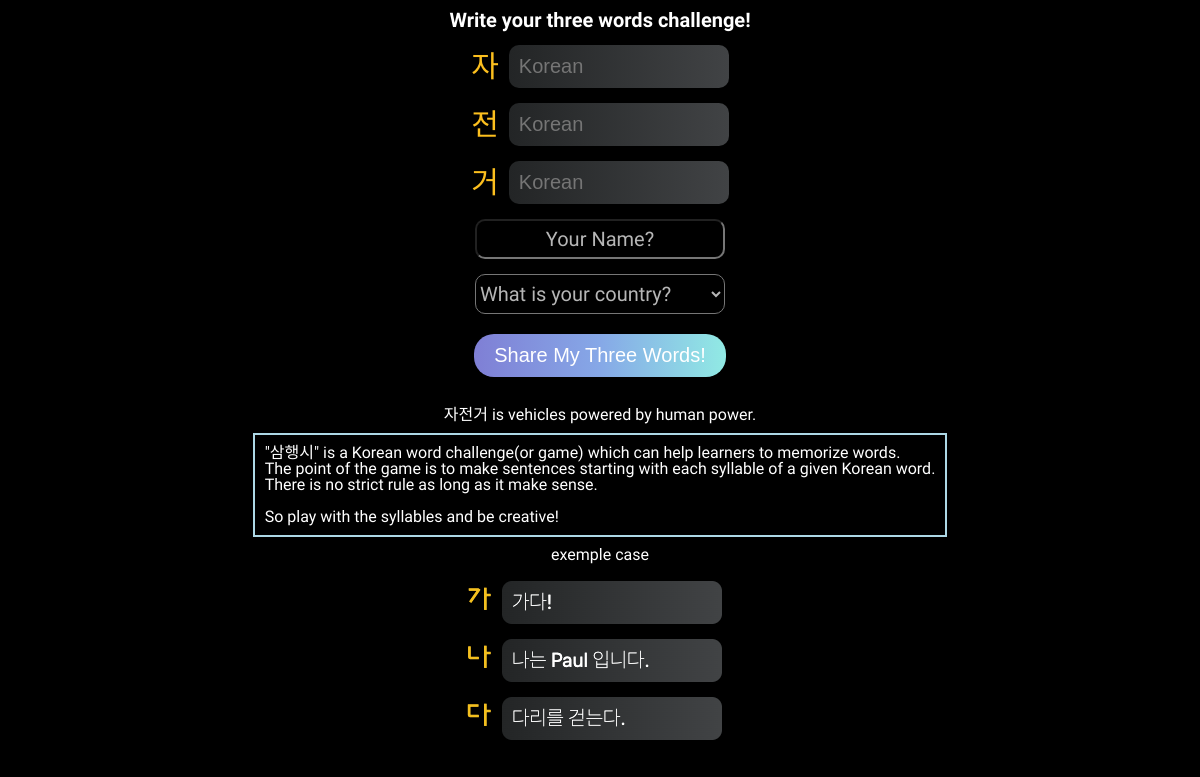
/gocreate, run on an earlier commit of the app's database.
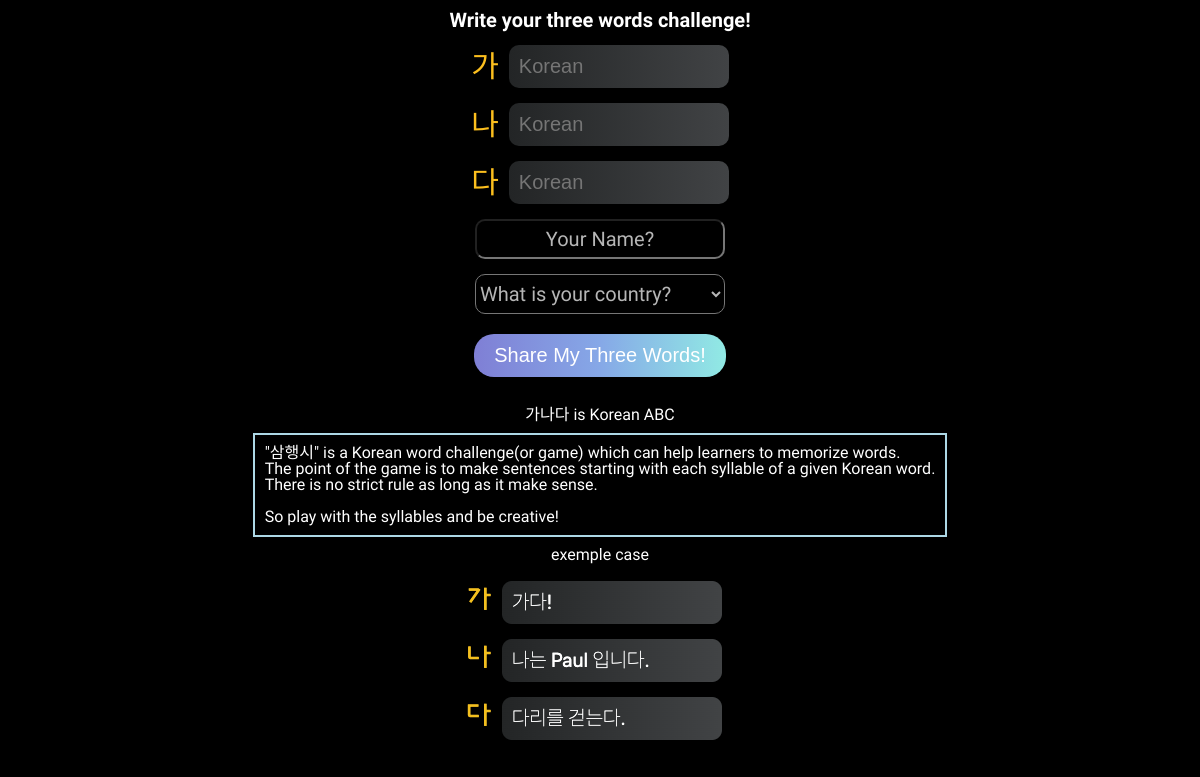
And on a later commit of the database.
### main/models.py (models this page shows, shortened)
class Keyword(models.Model):
    objects = models.Manager()
    name = models.CharField(max_length=50)
    translation = models.CharField(max_length=50)
    pronunciation = models.CharField(max_length=50)
    explanation = models.CharField(max_length=100)
    sum_of_like = models.IntegerField(default=0)
    is_show = models.BooleanField(verbose_name="다른 제시어 표시 변수, 건드리지 말자", null=False, default=False)
    today = models.BooleanField(verbose_name="오늘만 보이게 하려면 체크", null=False, default=False)
    release_date = models.DateTimeField()
    first_nation = models.ForeignKey(Nation, on_delete=models.CASCADE, related_name="첫번째")
    second_nation = models.ForeignKey(Nation, on_delete=models.CASCADE, related_name="두번째")
    third_nation = models.ForeignKey(Nation, on_delete=models.CASCADE, related_name="세번째")

### main/views.py (the view)
# urls.py: path('gocreate', views.go_create, name="go_create"),
def go_create(request):
    today_keyword = Keyword.objects.get(is_show=True)
    first = today_keyword.name[0]
    second = today_keyword.name[1]
    third = today_keyword.name[2]
    exp = today_keyword.explanation
    nation = Nation.objects.all()
    test = []
    for elem in nation:
        test.append(elem.name)
    test.sort()
    context = {
        'keyword' : today_keyword.name,
        'first' : first,
        'second' : second,
        'third' : third,
        'exp' : exp,
        'nation' : nation,
        'test': test
    }
    return render(request, 'write.html', context)

### main/templates/write.html (shortened to what this page needs)
{% load static %}
<!DOCTYPE html>
<html lang="en">
  <head>
    <link rel="stylesheet" href="{% static 'style.css' %}" />
    <link
      rel="stylesheet"
      href="https://use.fontawesome.com/releases/v5.7.2/css/all.css"
    />
  </head>
  <body>
    <div class="pre__title">Write your three words challenge!</div>
    <form action="{% url 'create' %}" method="POST">
      <p class="write__text__column">
        <span class="write__prompt">{{first}}</span>
        <input class="korean" name="first" id="first" placeholder="Korean" />
      </p>
      <p class="write__text__column">
        <span class="write__prompt">{{second}}</span>
        <input class="korean" name="second" id="second" placeholder="Korean" />
      </p>
      <p class="write__text__column">
        <span class="write__prompt">{{third}}</span>
        <input class="korean" name="third" id="third" placeholder="Korean" />
      </p>
      <p class="write__name__column">
        <input class="name" name="nickname" id="nickname" placeholder="Your Name?" />
      </p>
      <select name="nation" id="nation">
        <option value="">What is your country?</option>
      </select>
      <p>
        <input type="submit" value="Share My Three Words!" class="submit" />
      </p>
    </form>
    <div class="prompt__info">{{exp}}</div>
    <div class="prompt__info__box">
        "삼행시" is a Korean word challenge(or game) which can help learners to memorize words.<br>
        The point of the game is to make sentences starting with each syllable of a given Korean word.<br>
        There is no strict rule as long as it make sense.<br><br>
        So play with the syllables and be creative!
    </div>
    <div class="prompt__info">exemple case</div>
    <img src="{% static 'exemple.png' %}" class="exemple_image"/>
  </body>
</html>

What changed in the data, as far as the page shows it:
no longer on this page (row edited): Keyword: explanation "자전거 is vehicles powered by human power."
now on this page (row edited): Keyword: explanation "가나다 is Korean ABC"
Also different on the page:
{{ first }}: "자" → "가"
{{ second }}: "전" → "나"
{{ third }}: "거" → "다"
